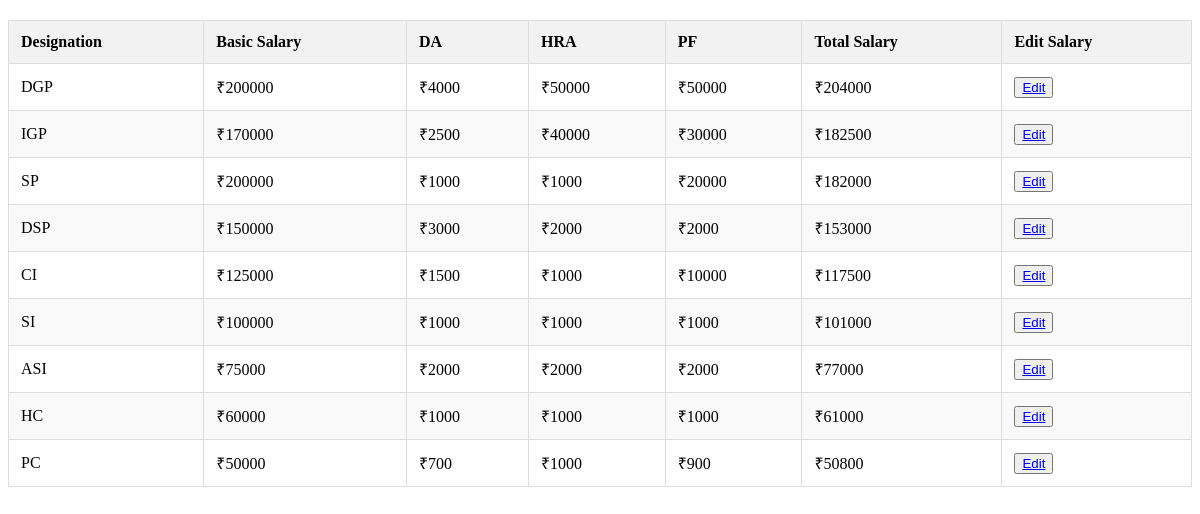
The page /manage_salary/ on the database its author committed.
### app_mini/models.py (models this page shows)
class Salary(models.Model):
    DESIGNATION_CHOICE = [
        ('DGP', 'Director General of Police'),
        ('IGP', 'Inspector General of Police'),
        ('SP', 'Superintendent of Police'),
        ('DSP', 'Deputy Superintendent of Police'),
        ('CI', 'Circle Inspector'),
        ('SI', 'Sub Inspector'),
        ('ASI', 'Assistant Sub Inspector'),
        ('HC', 'Head Constable'),
        ('PC', 'Police Constable')
    ]
    designation = models.CharField(max_length=50, choices=DESIGNATION_CHOICE, unique=True)
    bs = models.IntegerField()
    da = models.IntegerField()
    hr = models.IntegerField()
    pf = models.IntegerField()
    total_salaty = models.IntegerField(null=True, blank=True)

### app_mini/views.py (the view)
# urls.py: path('manage_salary/', views.manage_salary, name='manage_salary'),
def manage_salary(request):
    salary_ins = Salary.objects.all()
    return render(request, 'web_admin/manage_salary.html', {'salary_ins':salary_ins})

### app_mini/templates/web_admin/manage_salary.html (shortened to what this page needs)
<!DOCTYPE html>
<html lang="en">
<head>
</head>
<body>
    <table>
        <thead>
            <tr>
                <th>Designation</th>
                <th>Basic Salary</th>
                <th>DA</th>
                <th>HRA</th>
                <th>PF</th>
                <th>Total Salary</th>
                <th>Edit Salary</th>
            </tr>
        </thead>
        <tbody>
            {% for salary in salary_ins %}
            <tr>
                <td>{{ salary.designation }}</td>
                <td>₹{{ salary.bs }}</td>
                <td>₹{{ salary.da }}</td>
                <td>₹{{ salary.hr }}</td>
                <td>₹{{ salary.pf }}</td>
                <td>₹{{ salary.total_salaty }}</td>
                <td><button><a href="../edit_salary/{{salary.id}}">Edit</a></button></td>
            </tr>
            {% endfor %}
        </tbody>
    </table>
</body>
</html>

### app_mini/templates/web_admin/manage_salary.html (style rules this page uses)
table { width: 100%; border-collapse: collapse; margin: 20px 0; }
th, td { padding: 12px; text-align: left; border: 1px solid #ddd; }
th { background-color: #f2f2f2; font-weight: bold; }
tr:nth-child(even) { background-color: #f9f9f9; }

### rows shown on the page
Salary: designation "DGP", bs "200000", da "4000", hr "50000", pf "50000", total_salaty "204000"
Salary: designation "IGP", bs "170000", da "2500", hr "40000", pf "30000", total_salaty "182500"
Salary: designation "SP", bs "200000", da "1000", hr "1000", pf "20000", total_salaty "182000"
Salary: designation "DSP", bs "150000", da "3000", hr "2000", pf "2000", total_salaty "153000"
Salary: designation "CI", bs "125000", da "1500", hr "1000", pf "10000", total_salaty "117500"
Salary: designation "SI", bs "100000", da "1000", hr "1000", pf "1000", total_salaty "101000"
Salary: designation "ASI", bs "75000", da "2000", hr "2000", pf "2000", total_salaty "77000"
Salary: designation "HC", bs "60000", da "1000", hr "1000", pf "1000", total_salaty "61000"
Salary: designation "PC", bs "50000", da "700", hr "1000", pf "900", total_salaty "50800"
